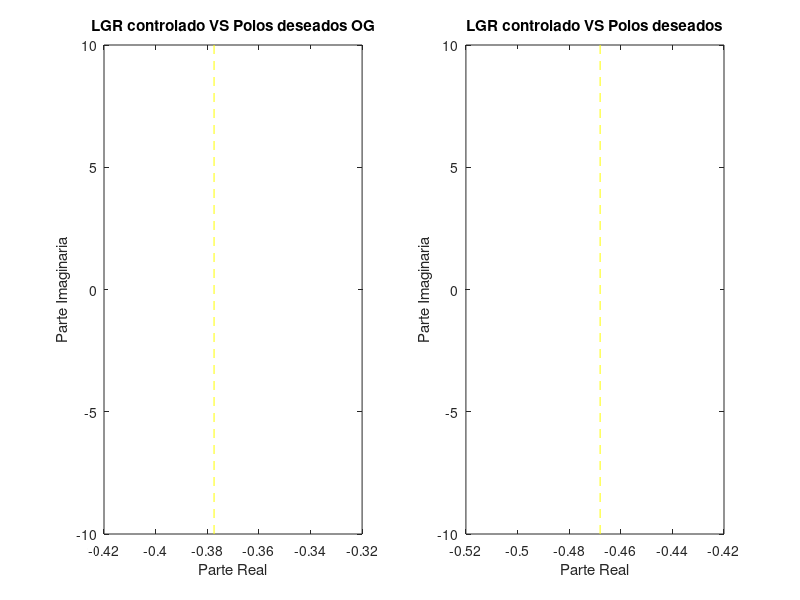

Recreate this plot in MATLAB. (Note: this script raises an error after producing the figure.)
%% Limpieza

close all;
clear;
clc;

% formato largo para coma flotante
format long;

%% definiciondel la variable de Laplace y sistema a controlar

% Variable de LAplace
s = tf('s');

% Planta
G = (3.4768)/(s*(s+1)*(s+2));
H = 1;

[num,den] = tfdata(G*H,'v');

polos_LA = pole(G*H);
ceros_LA = zero(G*H);

%% Especificaciones

% Originales
Mp_og = 31.1/100;
ts_og = 10.6;

xi_og = sqrt((log(Mp_og)^2)/(pi^2+log(Mp_og)^2));
Wn_og = (4)/(xi_og*ts_og);

Pd1_og = -xi_og * Wn_og + 1i * Wn_og * sqrt(1-xi_og^2);
Pd2_og = -xi_og * Wn_og - 1i * Wn_og * sqrt(1-xi_og^2);

% Especificaciones nuevas

Mp = 14.77/100;
ts = 8.547;

xi = sqrt((log(Mp)^2)/(pi^2+log(Mp)^2));
Wn = (4)/(xi*ts);

Pd1 = -xi * Wn + 1i * Wn * sqrt(1-xi^2);
Pd2 = -xi * Wn - 1i * Wn * sqrt(1-xi^2);


%% Controlador origina (og)

% Parametros originales
K_og = 1;
b_og = 1;
a_og = 1.697;

Gc_original_sin_K = (s+b_og)/(s+a_og);

%% Comprobacion control modificando la k original

figure('Name','LGR control original VS polos deseados');
subplot(1,2,1);
rlocus(Gc_original_sin_K*G*H);
hold on;
sgrid(xi_og,Wn_og);
plot([0 0],[-10 10],'k');
plot(real(Pd1_og),imag(Pd1_og),'r*','MarkerSize',5);
plot(real(Pd2_og),imag(Pd2_og),'r*','MarkerSize',5);
plot([-10 5],[(Wn_og*sqrt(1-xi_og^2)) (Wn_og*sqrt(1-xi_og^2))],'y--', ...
    'LineWidth',0.3);
plot([(-xi_og*Wn_og) (-xi_og*Wn_og)],[-10 10],'y--', ...
    'LineWidth',0.3);
xlabel('Parte Real');
ylabel('Parte Imaginaria');
title('LGR controlado VS Polos deseados OG');

subplot(1,2,2);
rlocus(Gc_original_sin_K*G*H);
hold on;
sgrid(xi,Wn);
plot([0 0],[-10 10],'k');
plot(real(Pd1),imag(Pd1),'r*','MarkerSize',5);
plot(real(Pd2),imag(Pd2),'r*','MarkerSize',5);
plot([-10 5],[(Wn*sqrt(1-xi^2)) (Wn*sqrt(1-xi^2))],'y--','LineWidth',0.3);
plot([(-xi*Wn) (-xi*Wn)],[-10 10],'y--','LineWidth',0.3);
xlabel('Parte Real');
ylabel('Parte Imaginaria');
title('LGR controlado VS Polos deseados');
hold off;

fprintf(['Las nuevas especificaciones se pueden satisfacer ajustando una' ...
    ' nueva ganancia.\n\n']);

%% Ajuste de la nueva ganancia

% Mantenenmos la fdt original del controlador pero sin su ganancia

% Calculamos una nueva ganancia para los nuevos polos deseados

[K_rlocfind, polos_LC] = rlocfind(Gc_original_sin_K*G*H,Pd1);

fprintf('Los polos en lazo cerrado son:\n');
for n=1:length(polos_LC)
    if imag(polos_LC(n))>=0
        fprintf('- Polo %.d: %.4f + %.4fi\n',n,real(polos_LC(n)),imag(polos_LC(n)));
    else
        fprintf('- Polo %.d: %.4f %.4fi\n',n,real(polos_LC(n)),imag(polos_LC(n)));
    end
        
end

%% Repuesta temporal ante entrada escalon

% Funcion de transferencia en lazo cerrado

fdt_lc = feedback(K_rlocfind*Gc_original_sin_K*G,H);

figure('Name','Respuesta ante escalon');
step(fdt_lc);
hold on;
plot([-0.1 20],[1+Mp 1+Mp],'r--','LineWidth',0.3);
plot([-0.1 20],[1.02 1.02],'g--','LineWidth',0.3);
plot([-0.1 20],[0.98 0.98],'g--','LineWidth',0.3);
plot([ts ts],[-0.1 2],'k-.','LineWidth',0.3);
titulo = sprintf('El Mp es: %.4f\n',(1+Mp));
title(titulo); 
hold off;


%% Analisis en el ambito de la frecuencia

figure('Name','Analisis frecuencial');

% Diagrama de bode
subplot(1,2,1);
bode(fdt_lc);
grid on;
hold on;
title('Diagrama de bode');

% Funcion margin
subplot(1,2,2);
margin(fdt_lc);
grid on;
hold off;
[MG,MF,wcg,wcf] = margin(fdt_lc);
MG_db = 20*log10(MG);

% Ancho de banda

anchoBanda = bandwidth(fdt_lc);

fprintf('\n- El margen de Ganancia es %.4f dB\n',MG_db);
fprintf('- La frecuencia wcg es %.4f rad/s\n',wcg);
fprintf('- El margen de Fase es %.4f grados\n',MF);
fprintf('- La frecuencia wcf es %.4f rad/s\n',wcf);
fprintf('- El ancho de banda es %.4f rad/s\n',anchoBanda);

fprintf(['\n- El sistema de control es estable ya que los margenenes de ' ...
    'ganancia y de fase son positivos, matlab avisa si el sistema ' ...
    'no es estable\n']);

%% Periodo de muestreo

% Tenemos una respuesta similar a un sistema de segundo orden por lo tanto
% usaremos esta expresion para calcular h expr: h = (2Pi)/(20*Wn);

h = (2*pi)/(20*Wn);











